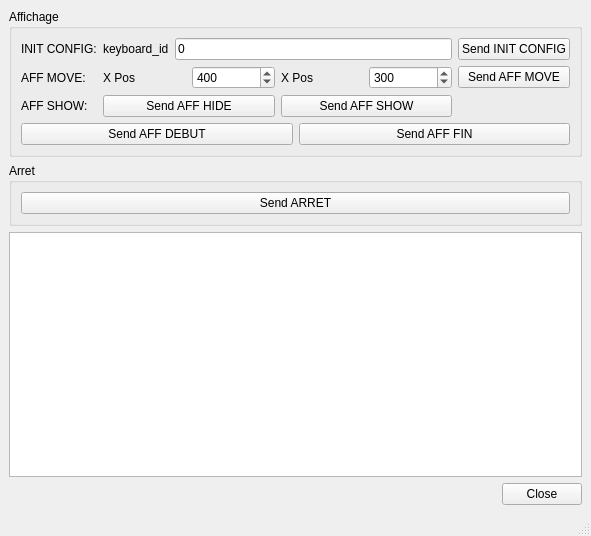
<?xml version="1.0" encoding="UTF-8"?>
<ui version="4.0">
 <class>MainDlg</class>
 <widget class="QMainWindow" name="MainDlg">
  <property name="geometry">
   <rect>
    <x>0</x>
    <y>0</y>
    <width>591</width>
    <height>536</height>
   </rect>
  </property>
  <property name="windowTitle">
   <string>Virtual keyboard Test</string>
  </property>
  <property name="windowIcon">
   <iconset>
    <normaloff>:/IHMSimulator/images/logo.png</normaloff>:/IHMSimulator/images/logo.png</iconset>
  </property>
  <widget class="QWidget" name="centralwidget">
   <layout class="QVBoxLayout" name="verticalLayout">
    <item>
     <widget class="QGroupBox" name="groupBox">
      <property name="title">
       <string>Affichage</string>
      </property>
      <layout class="QGridLayout" name="gridLayout">
       <item row="0" column="0">
        <widget class="QLabel" name="label">
         <property name="text">
          <string>INIT CONFIG:</string>
         </property>
        </widget>
       </item>
       <item row="0" column="1">
        <layout class="QHBoxLayout" name="horizontalLayout_3">
         <item>
          <widget class="QLabel" name="label_2">
           <property name="text">
            <string>keyboard_id</string>
           </property>
          </widget>
         </item>
         <item>
          <widget class="QLineEdit" name="txtKeyboardID">
           <property name="text">
            <string>0</string>
           </property>
          </widget>
         </item>
        </layout>
       </item>
       <item row="0" column="2">
        <widget class="QPushButton" name="btnSendInitConfig">
         <property name="text">
          <string>Send INIT CONFIG</string>
         </property>
        </widget>
       </item>
       <item row="1" column="0">
        <widget class="QLabel" name="label_3">
         <property name="text">
          <string>AFF MOVE:</string>
         </property>
        </widget>
       </item>
       <item row="1" column="1">
        <layout class="QHBoxLayout" name="horizontalLayout_2">
         <item>
          <widget class="QLabel" name="label_4">
           <property name="text">
            <string>X Pos</string>
           </property>
          </widget>
         </item>
         <item>
          <widget class="QSpinBox" name="spinPosX">
           <property name="maximum">
            <number>2000</number>
           </property>
           <property name="singleStep">
            <number>10</number>
           </property>
           <property name="value">
            <number>400</number>
           </property>
          </widget>
         </item>
         <item>
          <widget class="QLabel" name="label_5">
           <property name="text">
            <string>X Pos</string>
           </property>
          </widget>
         </item>
         <item>
          <widget class="QSpinBox" name="spinPosY">
           <property name="maximum">
            <number>2000</number>
           </property>
           <property name="singleStep">
            <number>10</number>
           </property>
           <property name="value">
            <number>300</number>
           </property>
          </widget>
         </item>
        </layout>
       </item>
       <item row="1" column="2">
        <widget class="QPushButton" name="btnSendAffMove">
         <property name="text">
          <string>Send AFF MOVE</string>
         </property>
        </widget>
       </item>
       <item row="2" column="0">
        <widget class="QLabel" name="label_8">
         <property name="text">
          <string>AFF SHOW:</string>
         </property>
        </widget>
       </item>
       <item row="2" column="1">
        <layout class="QHBoxLayout" name="horizontalLayout_4">
         <item>
          <widget class="QPushButton" name="btnSendAffShow0">
           <property name="text">
            <string>Send AFF HIDE</string>
           </property>
          </widget>
         </item>
         <item>
          <widget class="QPushButton" name="btnSendAffShow1">
           <property name="text">
            <string>Send AFF SHOW</string>
           </property>
          </widget>
         </item>
        </layout>
       </item>
       <item row="3" column="0" colspan="3">
        <layout class="QHBoxLayout" name="horizontalLayout_6">
         <item>
          <widget class="QPushButton" name="btnSendAffDEBUT">
           <property name="text">
            <string>Send AFF DEBUT</string>
           </property>
          </widget>
         </item>
         <item>
          <widget class="QPushButton" name="btnSendAffFIN">
           <property name="text">
            <string>Send AFF FIN</string>
           </property>
          </widget>
         </item>
        </layout>
       </item>
      </layout>
     </widget>
    </item>
    <item>
     <widget class="QGroupBox" name="groupBox_2">
      <property name="title">
       <string>Arret</string>
      </property>
      <layout class="QHBoxLayout" name="horizontalLayout_5">
       <item>
        <widget class="QPushButton" name="btnSendArret">
         <property name="text">
          <string>Send ARRET</string>
         </property>
        </widget>
       </item>
      </layout>
     </widget>
    </item>
    <item>
     <widget class="QPlainTextEdit" name="listWidget"/>
    </item>
    <item>
     <layout class="QHBoxLayout" name="horizontalLayout">
      <item>
       <spacer name="horizontalSpacer">
        <property name="orientation">
         <enum>Qt::Horizontal</enum>
        </property>
        <property name="sizeHint" stdset="0">
         <size>
          <width>668</width>
          <height>20</height>
         </size>
        </property>
       </spacer>
      </item>
      <item>
       <widget class="QPushButton" name="btnClose">
        <property name="text">
         <string>Close</string>
        </property>
       </widget>
      </item>
     </layout>
    </item>
   </layout>
  </widget>
  <widget class="QMenuBar" name="menubar">
   <property name="geometry">
    <rect>
     <x>0</x>
     <y>0</y>
     <width>591</width>
     <height>19</height>
    </rect>
   </property>
  </widget>
  <widget class="QStatusBar" name="statusbar"/>
  <action name="actionExit">
   <property name="text">
    <string>Exit</string>
   </property>
  </action>
  <action name="actionSet_Config">
   <property name="text">
    <string>Set Config</string>
   </property>
  </action>
  <action name="actionGet_Config">
   <property name="text">
    <string>Get Config</string>
   </property>
  </action>
  <action name="actionDebutAff">
   <property name="text">
    <string>Debut</string>
   </property>
  </action>
  <action name="actionSet_Icon">
   <property name="enabled">
    <bool>true</bool>
   </property>
   <property name="text">
    <string>Set Icon</string>
   </property>
  </action>
  <action name="actionSet_Label">
   <property name="enabled">
    <bool>true</bool>
   </property>
   <property name="text">
    <string>Set Label</string>
   </property>
  </action>
  <action name="actionFinAff">
   <property name="enabled">
    <bool>true</bool>
   </property>
   <property name="text">
    <string>Fin</string>
   </property>
  </action>
  <action name="actionDebutTouche">
   <property name="text">
    <string>Debut</string>
   </property>
  </action>
  <action name="actionDemandeTouche">
   <property name="enabled">
    <bool>true</bool>
   </property>
   <property name="text">
    <string>Demande</string>
   </property>
  </action>
  <action name="actionFinTouche">
   <property name="enabled">
    <bool>true</bool>
   </property>
   <property name="text">
    <string>Fin</string>
   </property>
  </action>
  <action name="actionDemandeSasie">
   <property name="text">
    <string>Demande</string>
   </property>
  </action>
  <action name="actionAnnulationSasie">
   <property name="text">
    <string>Annulation</string>
   </property>
  </action>
  <action name="actionDebutDetection">
   <property name="text">
    <string>Debut</string>
   </property>
  </action>
  <action name="actionFinDetection">
   <property name="enabled">
    <bool>true</bool>
   </property>
   <property name="text">
    <string>Fin</string>
   </property>
  </action>
  <action name="actionSetPolice">
   <property name="text">
    <string>Set</string>
   </property>
  </action>
  <action name="actionExitMenu">
   <property name="text">
    <string>Exit</string>
   </property>
  </action>
  <action name="actionAbout_IHM_Simulator">
   <property name="text">
    <string>About IHM Simulator</string>
   </property>
  </action>
  <action name="actionTt">
   <property name="text">
    <string>tt</string>
   </property>
  </action>
  <action name="actionARRET">
   <property name="text">
    <string>ARRET</string>
   </property>
  </action>
  <action name="actionLoad_script">
   <property name="text">
    <string>Load script</string>
   </property>
  </action>
  <action name="actionSet_Image">
   <property name="text">
    <string>Set Image</string>
   </property>
  </action>
  <action name="actionVideo">
   <property name="text">
    <string>Video</string>
   </property>
  </action>
  <action name="actionAUTH_AUTO">
   <property name="checkable">
    <bool>true</bool>
   </property>
   <property name="checked">
    <bool>true</bool>
   </property>
   <property name="text">
    <string>AUTH AUTO</string>
   </property>
  </action>
  <action name="actionTAKE_CTRL_AUTO">
   <property name="checkable">
    <bool>true</bool>
   </property>
   <property name="checked">
    <bool>true</bool>
   </property>
   <property name="text">
    <string>TAKE CTRL AUTO</string>
   </property>
  </action>
  <action name="actionRETURN_CTRL_AUTO">
   <property name="checkable">
    <bool>true</bool>
   </property>
   <property name="checked">
    <bool>true</bool>
   </property>
   <property name="text">
    <string>RETURN CTRL AUTO</string>
   </property>
  </action>
  <action name="actionAuthDEBUT">
   <property name="text">
    <string>DEBUT</string>
   </property>
  </action>
  <action name="actionAuthFIN">
   <property name="text">
    <string>FIN</string>
   </property>
  </action>
  <action name="actionAUTH_RSP">
   <property name="text">
    <string>AUTH RSP</string>
   </property>
  </action>
  <action name="actionTAKE_CTRL_RSP">
   <property name="text">
    <string>TAKE CTRL RSP</string>
   </property>
  </action>
  <action name="actionRETURN_CTRL_RSP">
   <property name="text">
    <string>RETURN CTRL RSP</string>
   </property>
  </action>
  <action name="actionLink">
   <property name="text">
    <string>Link</string>
   </property>
  </action>
  <action name="actionDemandeSasieEx">
   <property name="text">
    <string>Demande</string>
   </property>
  </action>
  <action name="actionAnnulationSasieEx">
   <property name="text">
    <string>Annulation</string>
   </property>
  </action>
  <action name="actionDebut">
   <property name="text">
    <string>Debut</string>
   </property>
  </action>
  <action name="actionDebutAsync">
   <property name="text">
    <string>Debut</string>
   </property>
  </action>
  <action name="actionSetAsync">
   <property name="text">
    <string>Set</string>
   </property>
  </action>
  <action name="actionFinAsync">
   <property name="text">
    <string>Fin</string>
   </property>
  </action>
  <action name="actionGetAsync">
   <property name="text">
    <string>Get</string>
   </property>
  </action>
  <action name="actionLoopScript">
   <property name="checkable">
    <bool>true</bool>
   </property>
   <property name="text">
    <string>Loop script</string>
   </property>
  </action>
 </widget>
 <resources/>
 <connections>
  <connection>
   <sender>actionExitMenu</sender>
   <signal>activated()</signal>
   <receiver>MainDlg</receiver>
   <slot>close()</slot>
   <hints>
    <hint type="sourcelabel">
     <x>-1</x>
     <y>-1</y>
    </hint>
    <hint type="destinationlabel">
     <x>393</x>
     <y>247</y>
    </hint>
   </hints>
  </connection>
 </connections>
</ui>
